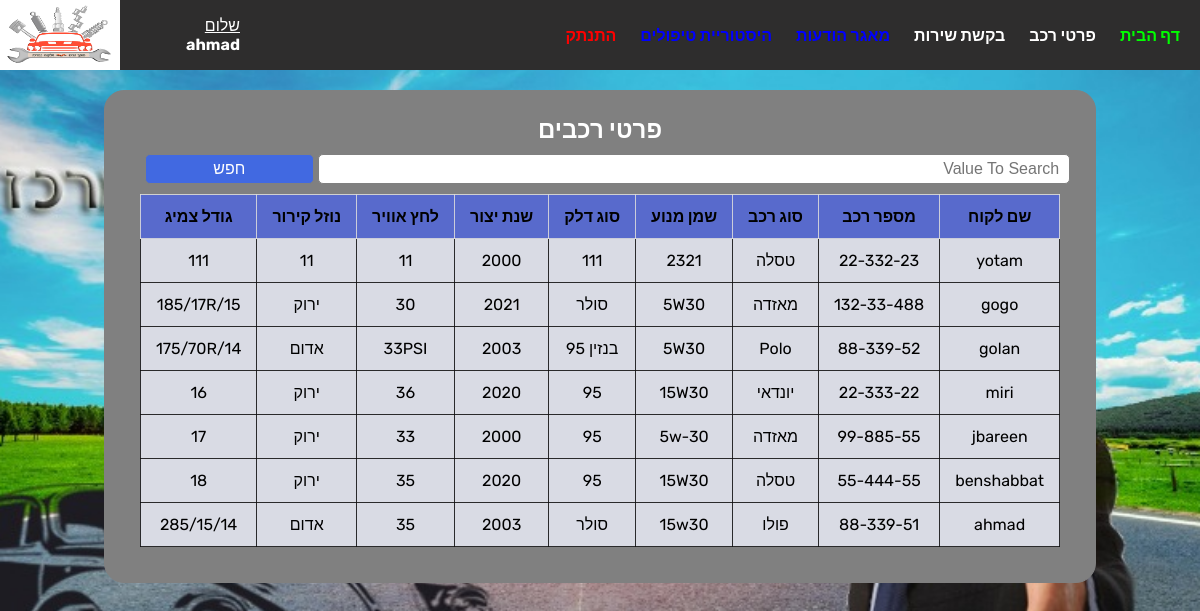
The page /cars_DB.php (signed in) on the database its author committed.
### tables this page shows
CREATE TABLE `cars` (
  `id` int(255) NOT NULL,
  `username` varchar(255) DEFAULT NULL,
  `idcar` varchar(255) NOT NULL,
  `year` int(11) DEFAULT NULL,
  `typecar` text DEFAULT NULL,
  `engineoil` text DEFAULT NULL,
  `typefuel` text DEFAULT NULL,
  `coolant` text DEFAULT NULL,
  `airpressure` text DEFAULT NULL,
  `tiresize` text DEFAULT NULL
);

### cars_DB.php (the view, shortened to what this page needs)
<!DOCTYPE html>
<html lang="en">
<?php
 include('function.php');
 $con = ConnectToDB();
 if (isset($_POST['search']))
 {
 $valueToSearch = $_POST['valueToSearch'];
 $query=" SELECT * FROM `cars` WHERE CONCAT (`username`,`idcar`, `typecar`, `engineoil`, `typefuel`, `year`, `airpressure`, `coolant`, `tiresize`) LIKE '%".$valueToSearch."%' ORDER BY `id` DESC";
 $search_result=filterTable($query);
 }
else{
     $query=" SELECT * FROM `cars` ORDER BY `cars`.`id` DESC LIMIT 10";
 }
 $result=mysqli_query($con, $query);
 ?>
<head>
    <link rel="stylesheet" href="style.css">
    <link rel="stylesheet" type="text/css"
        href="https://cdnjs.cloudflare.com/ajax/libs/font-awesome/5.15.1/css/all.min.css">
</head>
<body>
    <header><?php nav(); ?></header>
    <form method="post" action="cars_DB.php">
        <h2>פרטי רכבים </h2>
        <div class="search-fltier">
            <div class="input-search">
                <input type="text" name="valueToSearch" placeholder="Value To Search">
                <button type="submit" name="search" class="btn" value="Filter">חפש</button>
            </div>
        </div>
        <table class="table">
            <tr>
                <th>שם לקוח</th>
                <th>מספר רכב</th>
                <th>סוג רכב</th>
                <th>שמן מנוע</th>
                <th>סוג דלק</th>
                <th>שנת יצור</th>
                <th>לחץ אוויר</th>
                <th>נוזל קירור</th>
                <th>גודל צמיג</th>
            </tr>
            <?php while($rows=mysqli_fetch_array($result)):?>
            <tr>
                <td><?php echo $rows['username']; ?></td>
                <td><?php echo $rows['idcar']; ?></td>
                <td><?php echo $rows['typecar']; ?></td>
                <td><?php echo $rows['engineoil']; ?></td>
                <td><?php echo $rows['typefuel']; ?></td>
                <td><?php echo $rows['year']; ?></td>
                <td><?php echo $rows['airpressure'];?></td>
                <td><?php echo $rows['coolant']; ?></td>
                <td><?php echo $rows['tiresize']; ?></td>
            </tr>
            <?php endwhile;?>
        </table>
    </form>
</body>
</html>

### style.css (style rules this page uses)
* { margin: 0; padding: 0; box-sizing: border-box; --borderRadius: 10px; --borderRadiusS: 10px; --heightHeader: 70px; --backgroundColor_header:#2e2d2d; --backgroundColor_form:#808080; --fontColer_Aa:#ffffff; --border:1px solid gray; }
body { background-color: var(--backgroundColor_body); direction: rtl; font-family: 'Rubik', sans-serif; max-width: 1440px; background-image: url('images/background.jpeg'); height:max-content; background-position: center; background-repeat: no-repeat; background-size: cover; position: relative; background-attachment: fixed; }
form { background-color: var(--backgroundColor_form); width: fit-content; margin: auto; padding: 25px; border: var(--border); border-radius: 20px; margin-top: 90px; }
header { overflow: hidden; position: fixed; top: 0; height: var(--heightHeader);width: 100%; background-color: var(--backgroundColor_header); }
h2 { color: var(--fontColer_Aa); text-align: center; }
.table { border-collapse: collapse; width: -webkit-fill-available; margin: 10px 10px; }
.table td { background-color:rgb(217, 219, 228); padding: 12px 15px; border: 1px solid rgba(15, 15, 15, 0.867); text-align: center; }
.table th { background-color:rgb(88, 106, 204); padding: 12px 15px; border: 1px solid #dddd; text-align: center; }
.btn { display: inline-block; background: RoyalBlue; color: white; padding: 8px 15px; border-radius: 20px; outline: none; border: none; }
.input-search { margin: 10px 0px 10px 0px; }
.input-search input { height: 30px; width: 80.02%; padding: 5px 10px; font-size: 16px; border-radius: 5px; border: var(--border); }
.input-search button { height: 30px; width: 18%; padding: 5px 10px; font-size: 16px; border-radius: 5px; border: var(--border); }

### rows shown on the page
cars: username "yotam", idcar "22-332-23", typecar "טסלה", engineoil "2321", typefuel "111", year "2000", airpressure "11", coolant "11", tiresize "111"
cars: username "gogo", idcar "132-33-488", typecar "מאזדה", engineoil "5W30", typefuel "סולר", year "2021", airpressure "30", coolant "ירוק", tiresize "185/17R/15"
cars: username "golan", idcar "88-339-52", typecar "Polo", engineoil "5W30", typefuel "בנזין 95", year "2003", airpressure "33PSI", coolant "אדום", tiresize "175/70R/14"
cars: username "miri", idcar "22-333-22", typecar "יונדאי", engineoil "15W30", typefuel "95", year "2020", airpressure "36", coolant "ירוק", tiresize "16"
cars: username "jbareen", idcar "99-885-55", typecar "מאזדה", engineoil "5w-30", typefuel "95", year "2000", airpressure "33", coolant "ירוק", tiresize "17"
cars: username "benshabbat", idcar "55-444-55", typecar "טסלה", engineoil "15W30", typefuel "95", year "2020", airpressure "35", coolant "ירוק", tiresize "18"
cars: username "ahmad", idcar "88-339-51", typecar "פולו", engineoil "15w30", typefuel "סולר", year "2003", airpressure "35", coolant "אדום", tiresize "285/15/14"

### other values the page prints
$_SESSION['username'] "ahmad"
